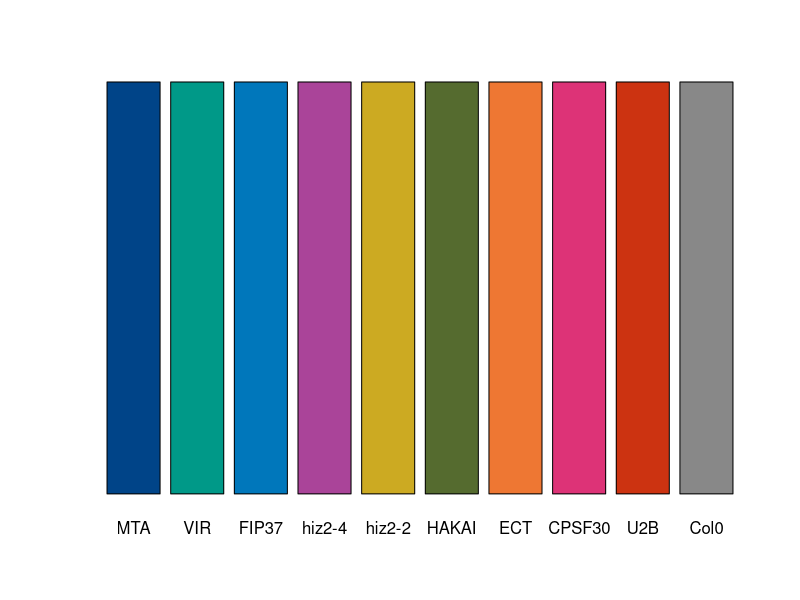
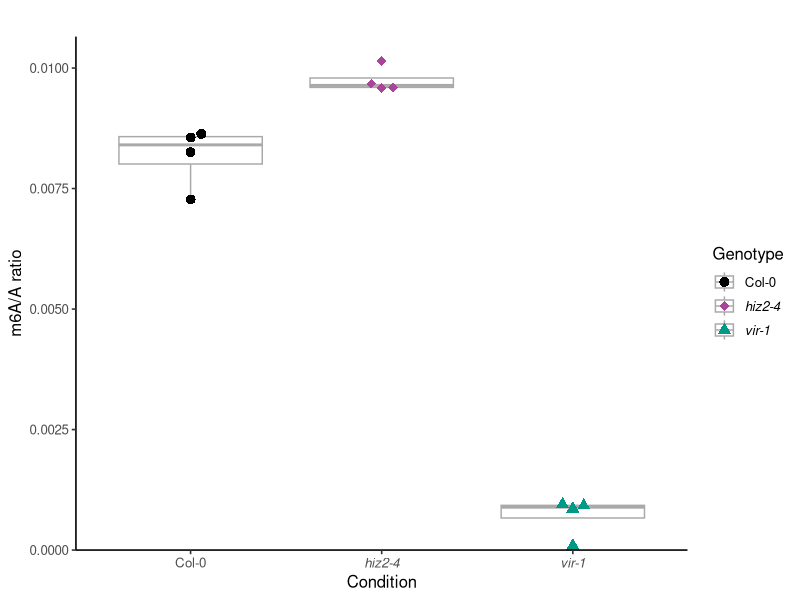
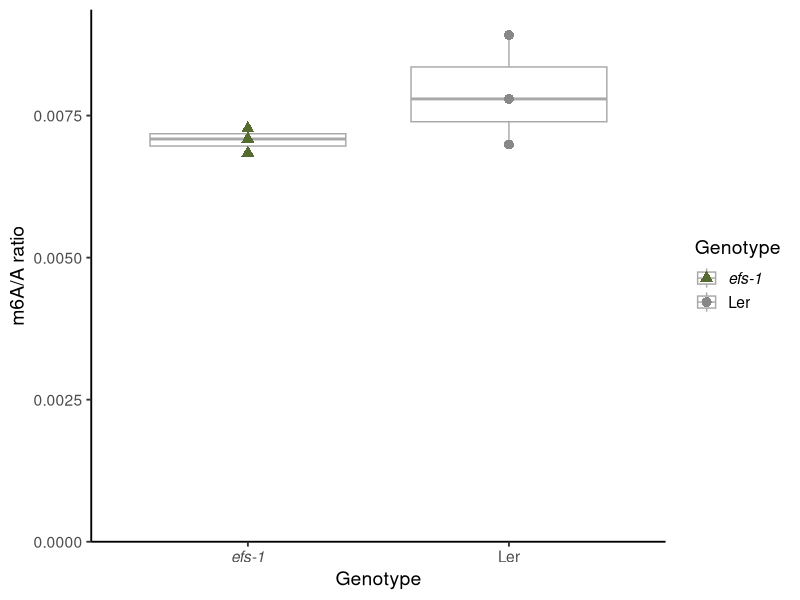
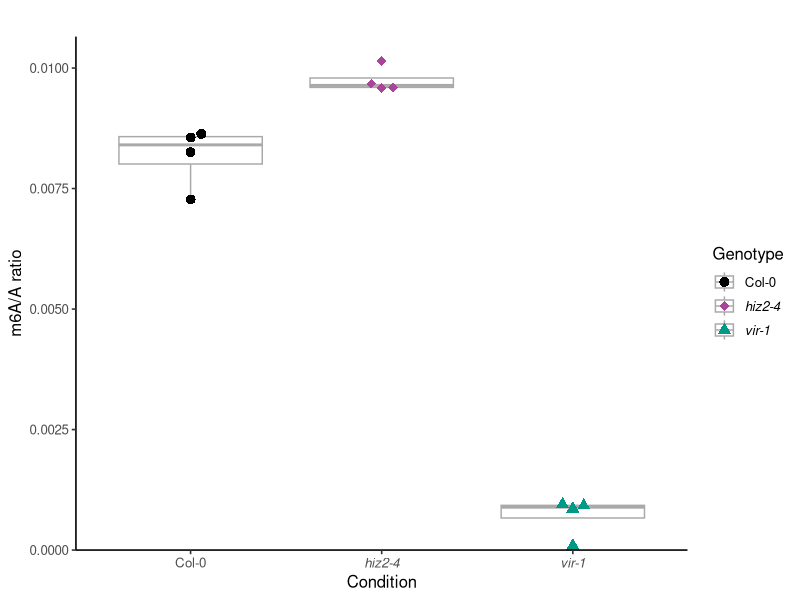
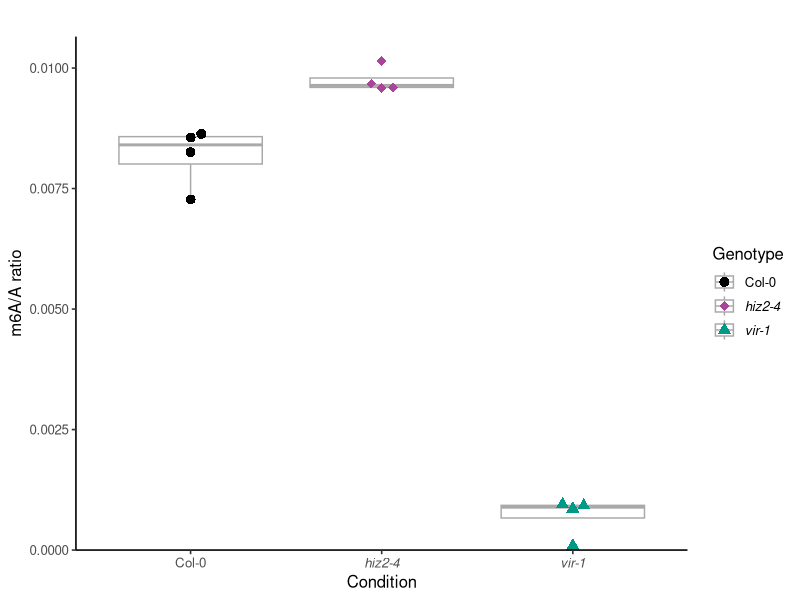
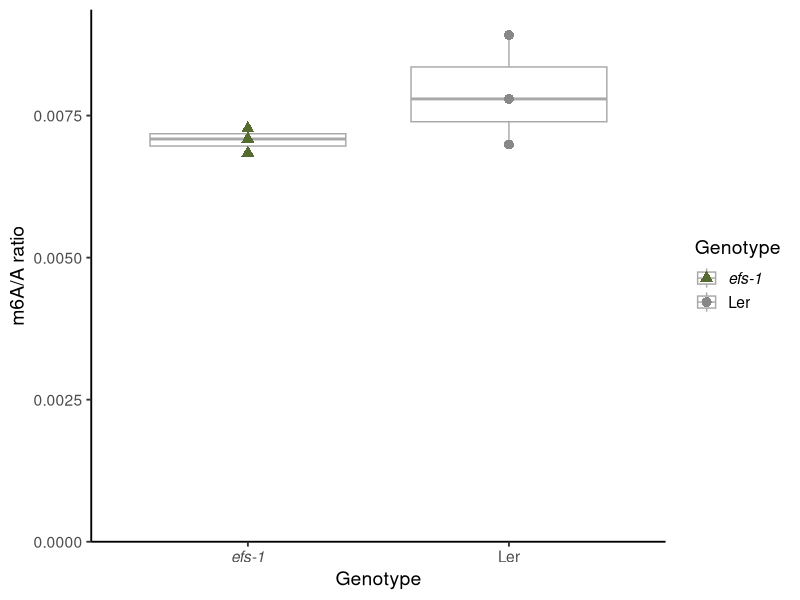
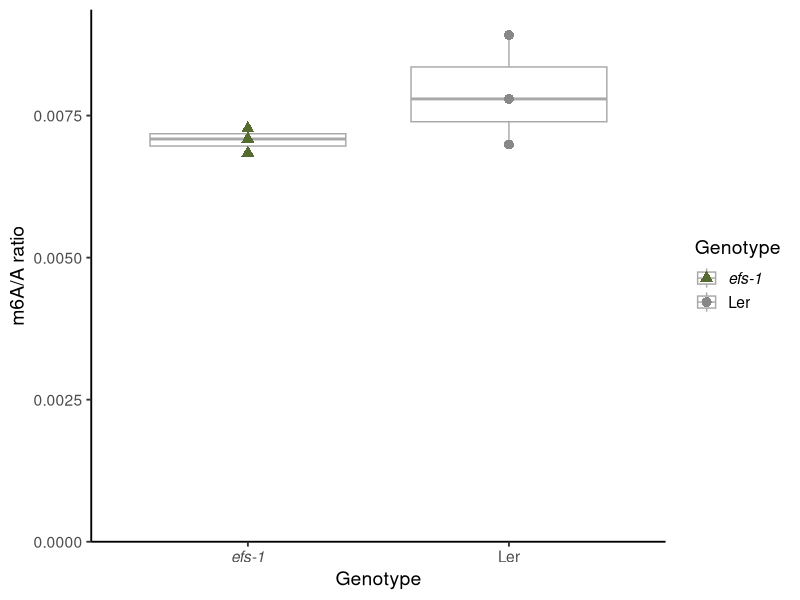

Write R code to recreate these figures, in order.
## ---- chunk 1
palette <- c(
 # Writers
  "MTA"     = "#004488",
  "VIR"  = "#009988",
  "FIP37"   = "#0077BB",
  "hiz2-4" = "#AA4499",
  "hiz2-2"    = "#CCAA22",
  "HAKAI" = "#556B2F",
  #Readers
  "ECT"     = "#EE7733",
  "CPSF30"  = "#DD3377",
  #Other
  "U2B"     = "#CC3311",
  "Col0"    = "#888888"
)
barplot(rep(1, 10), col = palette, names.arg = names(palette), yaxt = "n")
## ---- chunk 2
library(data.table)
library(ggplot2)
library(ggbeeswarm)
## ---- chunk 3
geno <- c("Col-0", "Col-0", "Col-0", "Col-0",
          "vir-1","vir-1","vir-1","vir-1",
          "hiz2-4", "hiz2-4", "hiz2-4", "hiz2-4")
ratio <- c(0.007274009, 0.008633628, 0.008254319,0.008558344,
          0.000857854, 0.000921575, 0.000947094, 0.0000896763,
          0.00960193, 0.010145082, 0.009676993, 0.009587339)

table <- data.table(geno=geno, m6A_ratio=ratio)
## ---- chunk 4
custom_colors <- c(
    "Col-0" = "black",
    "hiz2-4" = "#AA4499",
    "vir-1" = "#009988"
)
## ---- chunk 5
dot_And_box <- ggplot(data = table, aes(y = m6A_ratio, x = geno, colour = geno, shape = geno)) +
  geom_boxplot(colour = "darkgrey") +
  geom_beeswarm(size = 3, cex = 2) +
  theme_classic(base_size = 12) +
  scale_x_discrete(
    labels = c("Col-0", expression(italic("hiz2-4")), expression(italic("vir-1")))
  ) +
    scale_y_continuous(expand = expansion(mult = c(0, 0.05)), limits = c(0, NA))+
  labs(
    title = "",
    x = "Condition",
    y = "m6A/A ratio",
    colour = "Genotype",
    shape = "Genotype"
  ) +
  scale_color_manual(
    values = custom_colors,
    labels = c(
      "Col-0" = "Col-0",
      "vir-1" = expression(italic("vir-1")),
      "hiz2-4" = expression(italic("hiz2-4"))
    )
  ) +
  scale_shape_manual(
    values = c("Col-0" = 16, "vir-1" = 17, "hiz2-4" = 18),
    labels = c(
      "Col-0" = "Col-0",
      "vir-1" = expression(italic("vir-1")),
      "hiz2-4" = expression(italic("hiz2-4"))
    )
  ) +
  guides(
    colour = guide_legend(title = "Genotype"),
    shape = guide_legend(title = "Genotype")
  )

dot_And_box
## ---- chunk 6
ggsave(
  filename = "../../Figures/figure_2/hiz2_4lcms.pdf",
  plot = dot_And_box,
  width = 5, height = 4, units = "in",
    bg = "transparent"
)
ggsave(
  filename = "../../Figures/figure_2/hiz2_4lcms.png",
  plot = dot_And_box,
  width = 5, height = 4, units = "in" 
)
## ---- chunk 7
# Convert temperature and genotype to factors
table$geno <- as.factor(table$geno)

# ANOVA
anova_result <- aov(m6A_ratio ~ geno, data = table)
summary(anova_result)

# t.test
t.test(table$m6A_ratio[table$geno=="Col-0"], table$m6A_ratio[table$geno=="hiz2-4"], conf.level = 0.95)
t.test(table$m6A_ratio[table$geno=="Col-0"], table$m6A_ratio[table$geno=="vir-1"], conf.level = 0.95)
## ---- chunk 8
as_7 <- 1318/169129
as_8 <- 708/101288
as_9 <- 513/57528
as_10 <- 558/78725
as_11 <- 687/100450
as_12 <- 745/102436
efs_lcmsms <- data.frame(genotype=c(
    'Ler', 'Ler', 'Ler',
    'efs-1', 'efs-1', 'efs-1'),
    m6A_ratio=c(as_7, as_8, as_9, as_10, as_11, as_12))
## ---- chunk 9
efs_lcmsms$genotype <- factor(efs_lcmsms$genotype, levels = c("efs-1", "Ler"))
efs_custom_colors <- c("efs-1" = "#556B2F", "Ler" = "#888888")

efs_dot_And_box <- ggplot(data = efs_lcmsms, aes(y = m6A_ratio, x = genotype, colour = genotype, shape = genotype)) +
  geom_boxplot(colour = "darkgrey") +
  geom_beeswarm(size = 3, cex = 2) +
  theme_classic(base_size = 14) +
  scale_x_discrete(
    labels = c(expression(italic("efs-1")), "Ler")
  ) +
  scale_y_continuous(expand = expansion(mult = c(0, 0.05)), limits = c(0, NA)) +
  labs(
    x = "Genotype",
    y = "m6A/A ratio",
    colour = "Genotype",
    shape = "Genotype"
  ) +
  scale_color_manual(
    values = efs_custom_colors,
    labels = c(
      "efs-1" = expression(italic("efs-1")),
      "Ler" = "Ler"
    )
  ) +
  scale_shape_manual(
    values = c("efs-1" = 17, "Ler" = 16),
    labels = c(
      "efs-1" = expression(italic("efs-1")),
      "Ler" = "Ler"
    )
  ) +
  guides(
    colour = guide_legend(title = "Genotype"),
    shape = guide_legend(title = "Genotype")
  )

efs_dot_And_box
## ---- chunk 10
ggsave(
  filename = "../../Figures/figure_3/efs_lcms.pdf",
  plot = efs_dot_And_box,
  width = 5, height = 4, units = "in",
    bg = "transparent"
)
ggsave(
  filename = "../../Figures/figure_3/efs_lcms.png",
  plot = efs_dot_And_box,
  width = 5, height = 4, units = "in" 
)
## ---- chunk 11
# Convert temperature and genotype to factors
efs_lcmsms$geno <- as.factor(efs_lcmsms$geno)

# ANOVA
anova_result <- aov(m6A_ratio ~ geno, data = efs_lcmsms)
summary(anova_result)

# t.test
t.test(efs_lcmsms$m6A_ratio[efs_lcmsms$geno=="Ler"], efs_lcmsms$m6A_ratio[efs_lcmsms$geno=="efs-1"], conf.level = 0.95)
